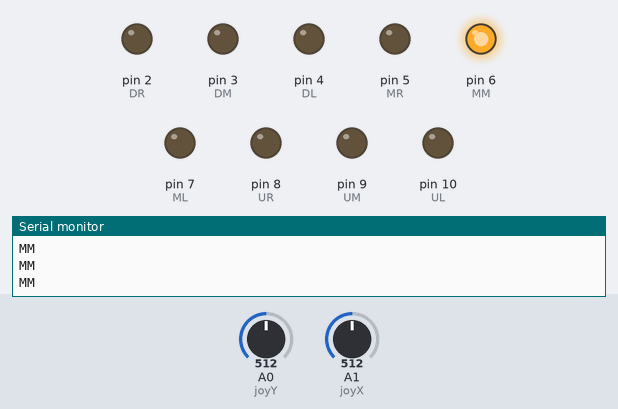
Recording of a sketch running on a simulated Arduino Uno, built with avr-gcc and run on an emulated ATmega328P. Shown: output pins drawn as LEDs (lit = HIGH), the last lines printed to the serial monitor. Inputs (shaded band) come from the test bench; at power-on: A0 (joyY) = 512, A1 (joyX) = 512.

Above: at 7.0 s.
7.1 s: A0 (joyY) set to 755
8.6 s: A0 (joyY) set to 780
At 8.9 s:
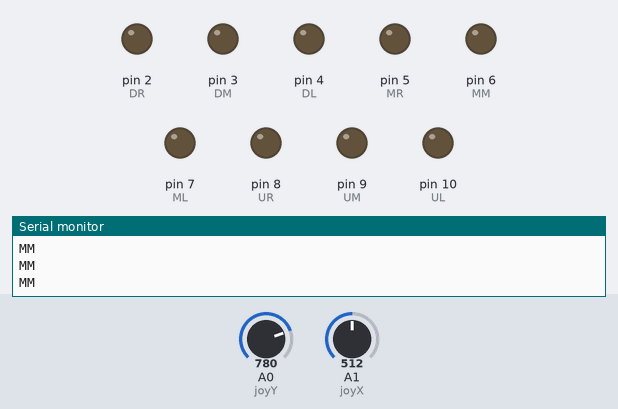
10.1 s: A0 (joyY) set to 807
11.6 s: A0 (joyY) set to 827
At 12.3 s:
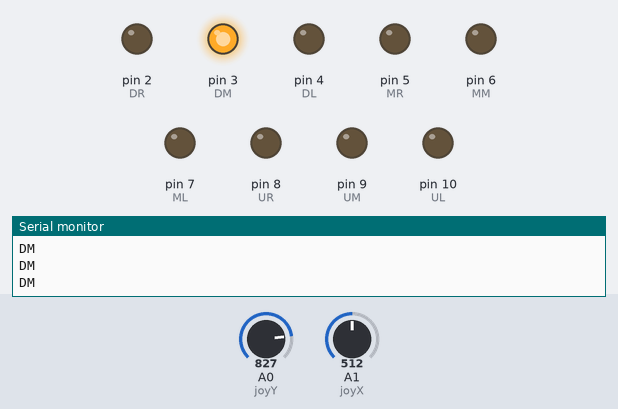
13.1 s: A1 (joyX) set to 752
14.6 s: A1 (joyX) set to 780
At 15.8 s:
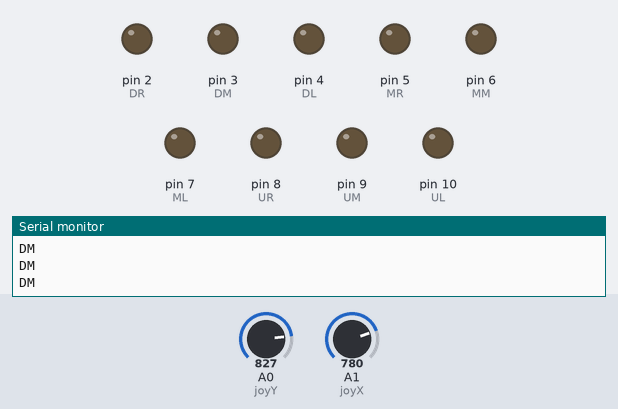
Timing chart, 0 to 17.1 s (numbered marks = the images above; inputs shaded):
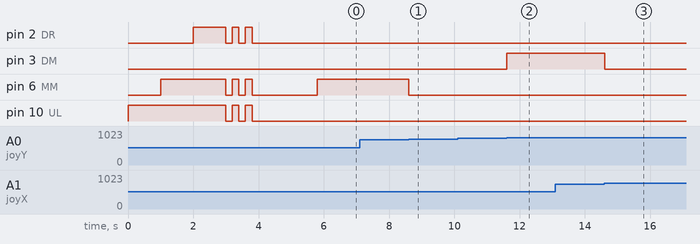

Measured:
- the behaviour switches between 767 and 768 on A0 (joyY) (found by bisection; images 0 and 1)
- the behaviour switches between 818 and 819 on A0 (joyY) (found by bisection; images 1 and 2)
- the behaviour switches between 767 and 768 on A1 (joyX) (found by bisection; images 2 and 3)
- after the input at 8.6 s, pin 6 (MM): HIGH → LOW at once
- after the input at 10.1 s, every drawn part: stays the same
- after the input at 11.6 s, pin 3 (DM): LOW → HIGH at once
- after the input at 14.6 s, pin 3 (DM): HIGH → LOW at once

The sketch:

JoyGrid.ino
```cpp
//pin variables
const int joyY = A0;
const int joyX = A1;

const int DR = 2;
const int DM = 3;
const int DL = 4;
const int MR = 5;
const int MM = 6;
const int ML = 7;
const int UR = 8;
const int UM = 9;
const int UL = 10;

//variable variables
int yPos;
int xPos;


void setup()
{
  Serial.begin(9600);

  pinMode(joyY, INPUT);
  pinMode(joyX, INPUT);

  pinMode(DR, OUTPUT);
  pinMode(DM, OUTPUT);
  pinMode(DL, OUTPUT);
  pinMode(MR, OUTPUT);
  pinMode(MM, OUTPUT);
  pinMode(ML, OUTPUT);
  pinMode(UR, OUTPUT);
  pinMode(UM, OUTPUT);
  pinMode(UL, OUTPUT);

  digitalWrite(UL, HIGH);
  delay(1000);
  digitalWrite(MM, HIGH);
  delay(1000);
  digitalWrite(DR, HIGH);
  delay(1000);
  digitalWrite(UL, LOW);
  digitalWrite(MM, LOW);
  digitalWrite(DR, LOW);
  delay(200);
  digitalWrite(UL, HIGH);
  digitalWrite(MM, HIGH);
  digitalWrite(DR, HIGH);
  delay(200);
  digitalWrite(UL, LOW);
  digitalWrite(MM, LOW);
  digitalWrite(DR, LOW);
  delay(200);
  digitalWrite(UL, HIGH);
  digitalWrite(MM, HIGH);
  digitalWrite(DR, HIGH);
  delay(200);
  digitalWrite(UL, LOW);
  digitalWrite(MM, LOW);
  digitalWrite(DR, LOW);
  delay(2000);


}

void loop()
{
  yPos = map(analogRead(joyY), 0, 1023, 20, 0);
  xPos = map(analogRead(joyX), 0, 1023, 0, 20);

  if (yPos > 15 && xPos < 5)
  {
    digitalWrite(UL, HIGH);
    Serial.println("UL");
  }
  else
  {
    digitalWrite(UL, LOW);
  }


  if (yPos > 15 && xPos > 5 && xPos < 15)
  {
    digitalWrite(UM, HIGH);
    Serial.println("UM");
  }
  else
  {
    digitalWrite(UM, LOW);
  }


  if (yPos > 15 && xPos > 15)
  {
    digitalWrite(UR, HIGH);
    Serial.println("UR");
  }
  else
  {
    digitalWrite(UR, LOW);
  }


  if (yPos > 5 && yPos < 15 && xPos < 5)
  {
    digitalWrite(ML, HIGH);
    Serial.println("ML");
  }
  else
  {
    digitalWrite(ML, LOW);
  }


  if (yPos < 15 && yPos > 5 && xPos < 15 && xPos > 5)
  {
    digitalWrite(MM, HIGH);
    Serial.println("MM");
  }
  else
  {
    digitalWrite(MM, LOW);
  }


  if (yPos < 15 && yPos > 5 && xPos > 15)
  {
    digitalWrite(MR, HIGH);
    Serial.println("MR");
  }
  else
  {
    digitalWrite(MR, LOW);
  }

  if (yPos < 5 && xPos < 5)
  {
    digitalWrite(DL, HIGH);
    Serial.println("DL");
  }
  else
  {
    digitalWrite(DL, LOW);
  }


  if (yPos < 5 && xPos < 15 && xPos > 5)
  {
    digitalWrite(DM, HIGH);
    Serial.println("DM");
  }
  else
  {
    digitalWrite(DM, LOW);
  }

  if (yPos < 5 && xPos > 15)
  {
    digitalWrite(DR, HIGH);\
    Serial.println("DR");
  }
  else
  {
    digitalWrite(DR, LOW);
  }
}
```
